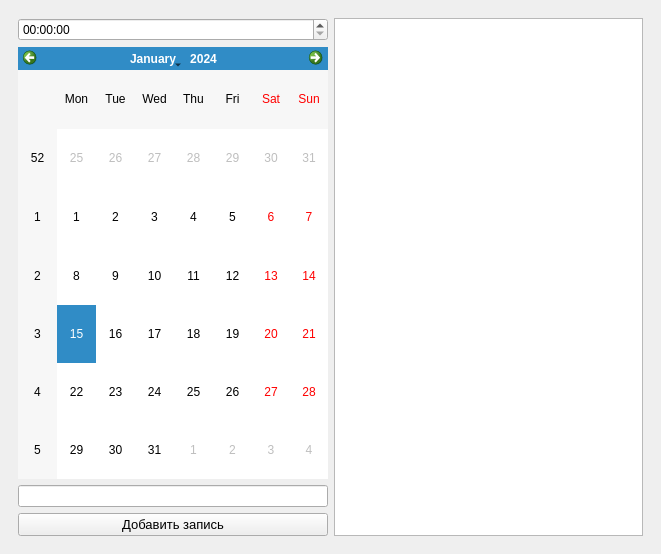
<?xml version="1.0" encoding="UTF-8"?>
<ui version="4.0">
 <class>MainWindow</class>
 <widget class="QMainWindow" name="MainWindow">
  <property name="enabled">
   <bool>true</bool>
  </property>
  <property name="geometry">
   <rect>
    <x>0</x>
    <y>0</y>
    <width>661</width>
    <height>554</height>
   </rect>
  </property>
  <property name="sizePolicy">
   <sizepolicy hsizetype="Preferred" vsizetype="Preferred">
    <horstretch>0</horstretch>
    <verstretch>0</verstretch>
   </sizepolicy>
  </property>
  <property name="contextMenuPolicy">
   <enum>Qt::DefaultContextMenu</enum>
  </property>
  <property name="acceptDrops">
   <bool>false</bool>
  </property>
  <property name="windowTitle">
   <string>Планировщик</string>
  </property>
  <property name="toolTip">
   <string notr="true"/>
  </property>
  <widget class="QWidget" name="centralwidget">
   <layout class="QGridLayout" name="gridLayout_2">
    <item row="0" column="0">
     <widget class="QWidget" name="widget" native="true">
      <layout class="QGridLayout" name="gridLayout_3">
       <item row="0" column="0">
        <layout class="QGridLayout" name="gridLayout">
         <item row="0" column="0">
          <widget class="QTimeEdit" name="time_edit"/>
         </item>
         <item row="1" column="0">
          <widget class="QCalendarWidget" name="calendar"/>
         </item>
         <item row="2" column="0">
          <widget class="QLineEdit" name="input_doing"/>
         </item>
         <item row="3" column="0">
          <widget class="QPushButton" name="btn_add">
           <property name="font">
            <font>
             <pointsize>10</pointsize>
            </font>
           </property>
           <property name="text">
            <string>Добавить запись</string>
           </property>
          </widget>
         </item>
         <item row="0" column="1" rowspan="4">
          <widget class="QListWidget" name="list_doings"/>
         </item>
        </layout>
       </item>
      </layout>
     </widget>
    </item>
   </layout>
  </widget>
 </widget>
 <resources/>
 <connections/>
</ui>
